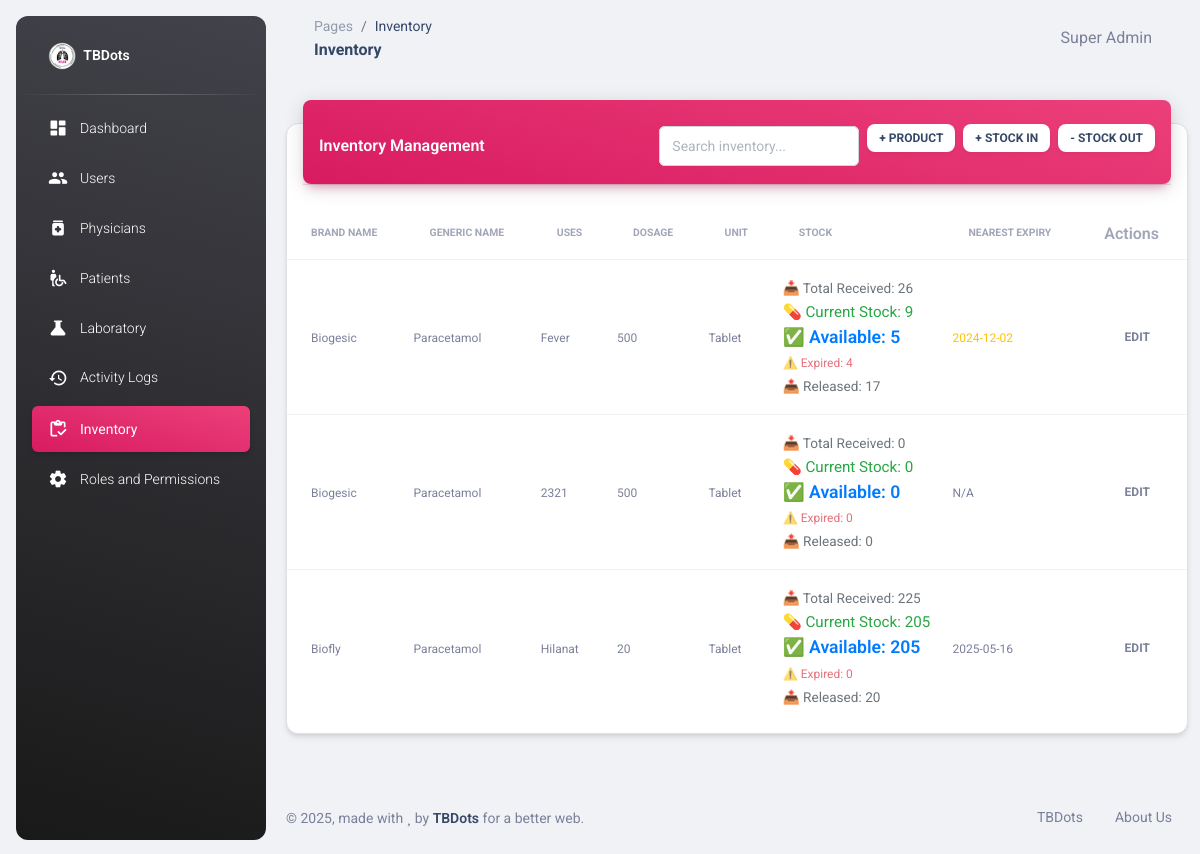
Page /inventory.php (signed in) on the committed database.
### tables this page shows
CREATE TABLE IF NOT EXISTS `products` (
  `id` int NOT NULL AUTO_INCREMENT,
  `brand_name` varchar(255) NOT NULL,
  `generic_name` varchar(255) NOT NULL,
  `uses` text,
  `dosage` varchar(255) DEFAULT NULL,
  `unit_of_measure` varchar(50) NOT NULL,
  `created_at` timestamp NULL DEFAULT CURRENT_TIMESTAMP,
  PRIMARY KEY (`id`)
);

### inventory.php (the view, shortened to what this page needs)
<?php
require_once "connection/db.php";
include_once('head.php');
$sql = "SELECT p.*,
        COALESCE(SUM(i.quantity), 0) as total_stock,
        MIN(i.expiration_date) as nearest_expiry,
        GROUP_CONCAT(
            CONCAT(i.batch_number, ':', i.quantity, ':', i.expiration_date)
            ORDER BY i.expiration_date ASC
            SEPARATOR '|'
        ) as batch_details,
        GROUP_CONCAT(DISTINCT
            CONCAT(it.batch_number, ':', it.quantity, ':', inv.expiration_date)
            ORDER BY it.transaction_date ASC
            SEPARATOR '|'
        ) as transaction_details,
        (
            SELECT COALESCE(SUM(CASE WHEN type = 'IN' THEN quantity ELSE -quantity END), 0)
            FROM inventory_transactions
            WHERE product_id = p.id
        ) as net_stock,
        (
            SELECT COALESCE(SUM(quantity), 0)
            FROM inventory_transactions
            WHERE product_id = p.id AND type = 'OUT'
        ) as total_out,
        (
            SELECT COALESCE(SUM(quantity), 0)
            FROM inventory_transactions
            WHERE product_id = p.id AND type = 'IN'
        ) as total_in
        FROM products p
        LEFT JOIN inventory i ON p.id = i.product_id
        LEFT JOIN inventory_transactions it ON p.id = it.product_id AND it.type = 'IN'
        LEFT JOIN inventory inv ON it.batch_number = inv.batch_number
        GROUP BY p.id";
$products = $conn->query($sql);
?>
<body class="g-sidenav-show bg-gray-200">
    <?php include_once('sidebar.php'); ?>
    <main class="main-content position-relative max-height-vh-100 h-100 border-radius-lg">
        <?php include_once('navbar.php'); ?>
        <div class="container-fluid py-4">
            <div class="row">
                <div class="col-12">
                    <div class="card my-4">
                        <div class="card-header p-0 position-relative mt-n4 mx-3 z-index-2">
                            <div class="bg-gradient-primary shadow-primary border-radius-lg pt-4 pb-3">
                                <div class="d-flex justify-content-between align-items-center px-3">
                                    <h6 class="text-white text-capitalize mb-0">Inventory Management</h6>
                                    <div class="d-flex align-items-center gap-2">
                                        <div class="input-group input-group-outline bg-white rounded">
                                            <input type="text" id="searchInventory" class="form-control" placeholder="Search inventory...">
                                        </div>
                                        <button type="button" class="btn bg-white btn-sm" data-bs-toggle="modal" data-bs-target="#addProductModal">
                                            + Product
                                        </button>
                                        <button type="button" class="btn bg-white btn-sm" data-bs-toggle="modal" data-bs-target="#addInventoryModal">
                                            + Stock In
                                        </button>
                                        <button type="button" class="btn bg-white btn-sm" data-bs-toggle="modal" data-bs-target="#inventoryOutModal">
                                            - Stock Out
                                        </button>
                                    </div>
                                </div>
                            </div>
                        </div>
                        <div class="card-body px-0 pb-2">
                            <div class="table-responsive p-0">
                                <table class="table align-items-center mb-0" id="inventoryTable">
                                    <thead>
                                        <tr>
                                            <th class="text-uppercase text-secondary text-xxs font-weight-bolder opacity-7">Brand Name</th>
                                            <th class="text-uppercase text-secondary text-xxs font-weight-bolder opacity-7">Generic Name</th>
                                            <th class="text-uppercase text-secondary text-xxs font-weight-bolder opacity-7">Uses</th>
                                            <th class="text-uppercase text-secondary text-xxs font-weight-bolder opacity-7">Dosage</th>
                                            <th class="text-uppercase text-secondary text-xxs font-weight-bolder opacity-7">Unit</th>
                                            <th class="text-uppercase text-secondary text-xxs font-weight-bolder opacity-7">Stock</th>
                                            <th class="text-uppercase text-secondary text-xxs font-weight-bolder opacity-7">Nearest Expiry</th>
                                            <th class="text-secondary opacity-7">Actions</th>
                                        </tr>
                                    </thead>
                                    <tbody>
                                        <?php while($row = $products->fetch_assoc()): ?>
                                            <?php
                                            $usable_stock = 0;
                                            $expired_stock = 0;
                                            $total_out = (int)$row['total_out'];
                                            $total_in = (int)$row['total_in'];
                                            if ($row['transaction_details']) {
                                                $transactions = explode('|', $row['transaction_details']);
                                                foreach ($transactions as $transaction) {
                                                    $transactionData = explode(':', $transaction);
                                                    if (count($transactionData) >= 3) {
                                                        $quantity = (int)$transactionData[1];
                                                        $expiryDate = $transactionData[2];
                                                        if ($expiryDate && strtotime($expiryDate) > time()) {
                                                            $usable_stock += $quantity;
                                                        } else {
                                                            $expired_stock += $quantity;
                                                        }
                                                    }
                                                }
                                            }
                                            $net_stock = (int)$row['net_stock'];
                                            $total_stock = $net_stock;
                                            if ($total_stock < $expired_stock) {
                                                $expired_stock = $total_stock;
                                                $usable_stock = 0;
                                            } else {
                                                $usable_stock = $total_stock - $expired_stock;
                                            }
                                            ?>
                                            <tr onclick="showProductDetails(<?php echo htmlspecialchars(json_encode($row)); ?>)" style="cursor: pointer;">
                                                <td class="ps-4"><span class="text-secondary text-xs"><?php echo htmlspecialchars($row['brand_name']); ?></span></td>
                                                <td><span class="text-secondary text-xs"><?php echo htmlspecialchars($row['generic_name']); ?></span></td>
                                                <td><span class="text-secondary text-xs"><?php echo htmlspecialchars($row['uses']); ?></span></td>
                                                <td><span class="text-secondary text-xs"><?php echo htmlspecialchars($row['dosage']); ?></span></td>
                                                <td><span class="text-secondary text-xs"><?php echo htmlspecialchars($row['unit_of_measure']); ?></span></td>
                                                <td>
                                                    <div class="stock-info">
                                                        <span class="total-in">📥 Total Received: <?php echo $total_in; ?></span><br>
                                                        <span class="total-stock">💊 Current Stock: <?php echo $total_stock; ?></span><br>
                                                        <span class="usable-stock">✅ Available: <?php echo $usable_stock; ?></span><br>
                                                        <span class="expired-stock">⚠️ Expired: <?php echo $expired_stock; ?></span><br>
                                                        <span class="out-stock">📤 Released: <?php echo $total_out; ?></span>
                                                    </div>
                                                </td>
                                                <td>
                                                    <span class="text-xs <?php echo ($row['nearest_expiry'] && strtotime($row['nearest_expiry']) < strtotime('+30 days')) ? 'expiry-warning' : ''; ?>">
                                                        <?php echo $row['nearest_expiry'] ? date('Y-m-d', strtotime($row['nearest_expiry'])) : 'N/A'; ?>
                                                    </span>
                                                </td>
                                                <td class="align-middle">
                                                    <button onclick='editProduct(<?php echo json_encode($row); ?>)' class="btn btn-link text-secondary mb-0">
                                                        <i class="fa fa-edit text-xs"></i> Edit
                                                    </button>
                                                </td>
                                            </tr>
                                        <?php endwhile; ?>
                                    </tbody>
                                </table>
                            </div>
                        </div>
                    </div>
                </div>
            </div>
        </div>
        <?php include_once('footer.php'); ?>
    </main>
</body>
</html>

### inventory.php (style rules this page uses)
.expiry-warning { color: #ffc107; }
.form-control { border: 1px solid #ced4da !important; background-color: #fff !important; padding: 0.375rem 0.75rem !important; }
.card { margin-bottom: 1.5rem; border: 1px solid #dee2e6; }
.card-header { background-color: #f8f9fa; padding: 0.75rem 1.25rem; border-bottom: 1px solid #dee2e6; }
.card-body { padding: 1.25rem; }
.btn.btn-sm { padding: 8px 12px !important; font-size: 12px !important; line-height: 1 !important; white-space: nowrap !important; min-width: fit-content !important; }
.btn.bg-white { color: #344767 !important; border: none !important; box-shadow: 0 2px 4px rgba(0,0,0,0.05) !important; }
.input-group-outline { min-width: 200px; max-width: 300px; flex: 1; }
.stock-info { line-height: 1.5; padding: 8px 0; }
.total-in { font-size: 0.85rem; color: #6c757d; }
.total-stock { font-size: 0.95rem; color: #28a745; }
.usable-stock { font-size: 1.1rem; font-weight: 600; color: #007bff; }
.expired-stock { font-size: 0.75rem; color: #dc3545; opacity: 0.7; }
.out-stock { font-size: 0.85rem; color: #6c757d; }

### rows in the picture
products: brand_name "Biogesic", generic_name "Paracetamol", uses "Fever", dosage "500", unit_of_measure "Tablet", total_in "26", total_stock "9", usable_stock "5", expired_stock "4", total_out "17", nearest_expiry "2024-12-02"
products: brand_name "Biogesic", generic_name "Paracetamol", uses "2321", dosage "500", unit_of_measure "Tablet", total_in "0", total_stock "0", usable_stock "0", expired_stock "0", total_out "0", shows "N/A"
products: brand_name "Biofly", generic_name "Paracetamol", uses "Hilanat", dosage "20", unit_of_measure "Tablet", total_in "225", total_stock "205", usable_stock "205", expired_stock "0", total_out "20", nearest_expiry "2025-05-16"

### other values in the picture
str_replace('_', ' ', str_replace('.php', '', $page_name)) "Inventory"
$_SESSION['fullname'] "Super Admin"
